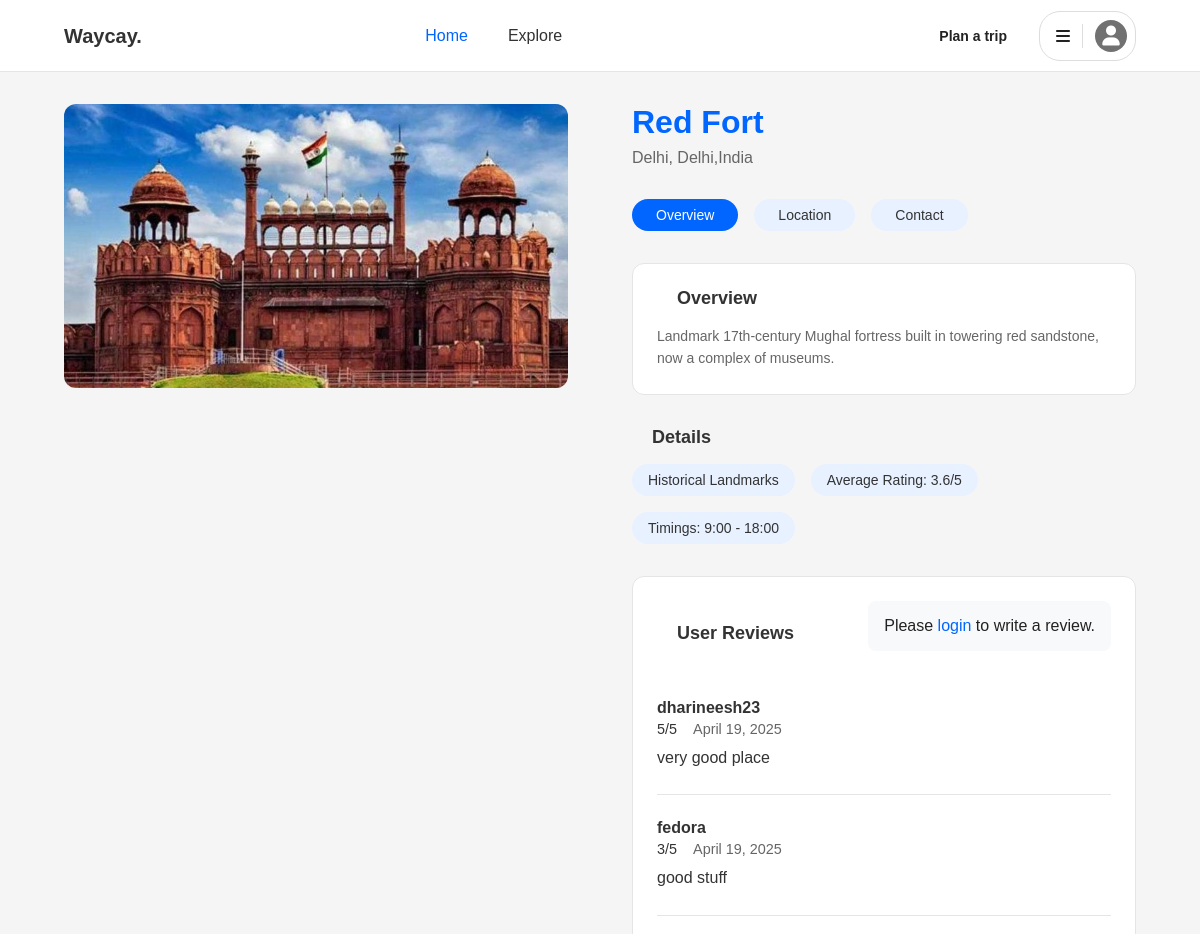
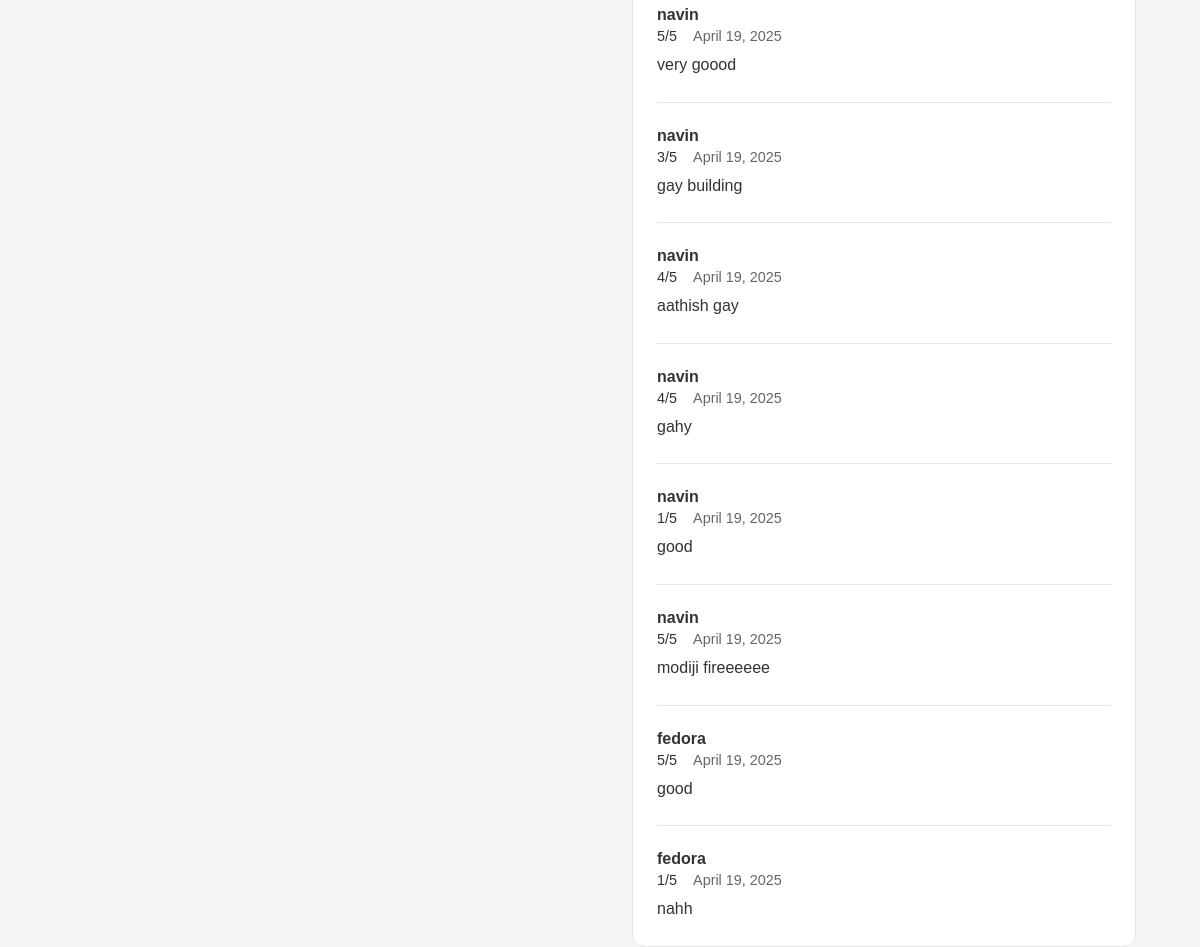
The page /hotspot/31/ on the database as committed earlier (2 pictures, top to bottom).
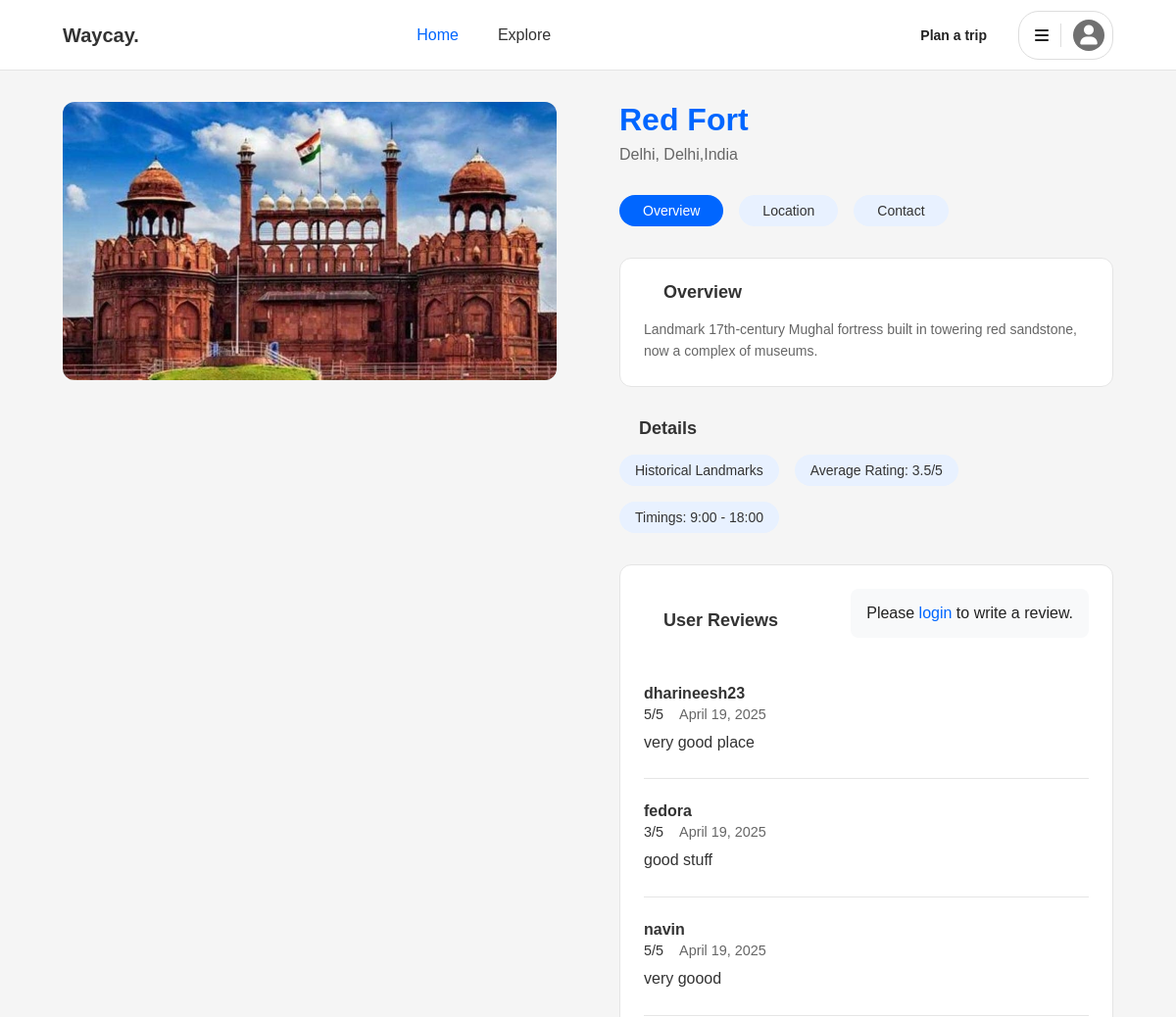
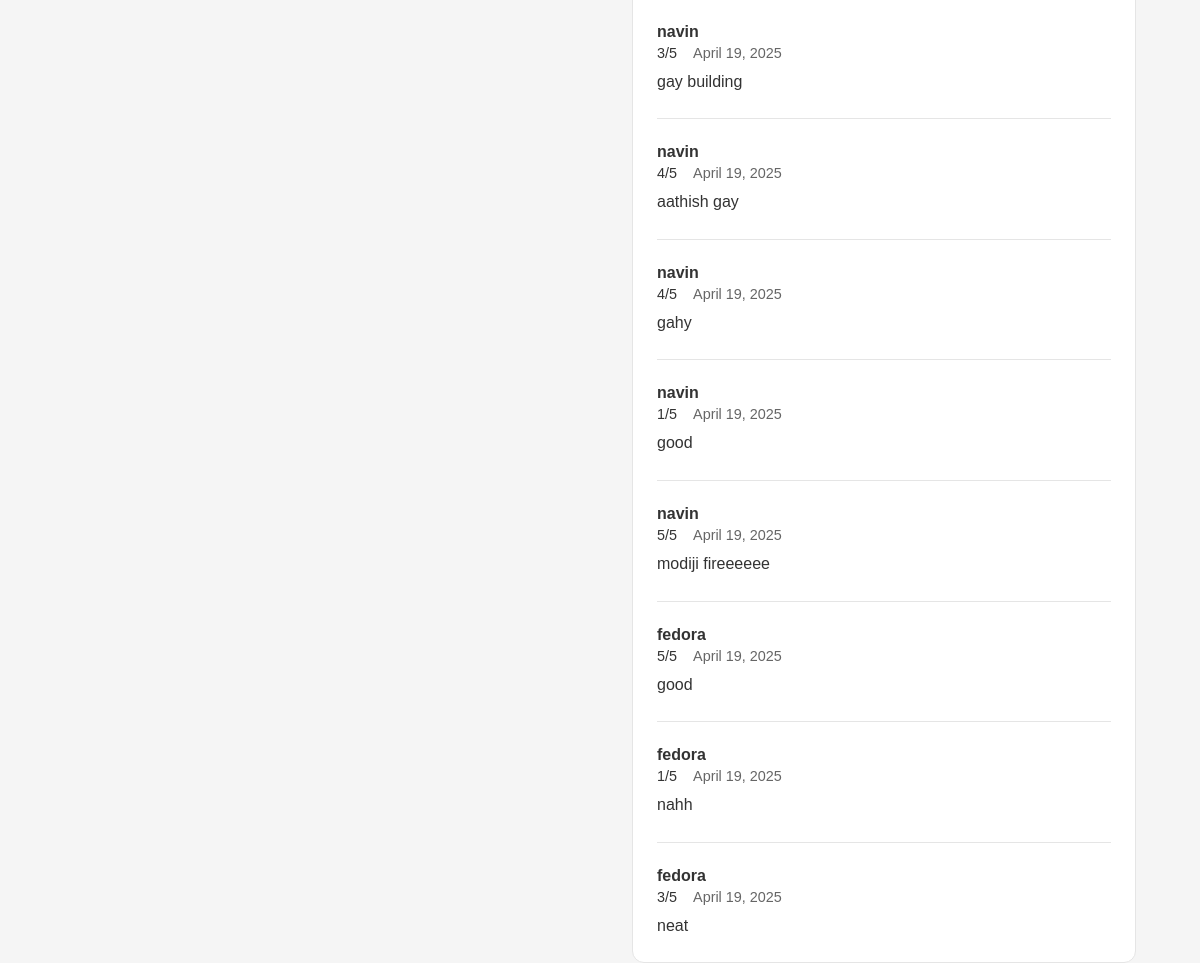
The same page on the database as committed later (2 pictures, top to bottom).
### core/models.py (models this page shows, shortened)
class Review(models.Model):
    review_id = models.AutoField(primary_key=True)
    user = models.ForeignKey(User, on_delete=models.CASCADE)
    hotspot = models.ForeignKey(Hotspots, on_delete=models.SET_NULL, blank=True, null=True)
    destination = models.ForeignKey(Destination, on_delete=models.SET_NULL, blank=True, null=True)
    restaurant = models.ForeignKey(Restaurant, on_delete=models.SET_NULL, blank=True, null=True)
    rating = models.IntegerField(blank=True, null=True)
    comments = models.CharField(max_length=400, blank=True, null=True)
    date = models.DateField()
    class Meta:
        constraints = [
            models.CheckConstraint(check=models.Q(rating__gte=1) & models.Q(rating__lte=5), name='check_review_rating'),
        ]

class User(AbstractUser):
    user_id = models.AutoField(primary_key=True)
    username = models.CharField(max_length=40, unique=True)  # user_name in SQL
    email = models.EmailField(max_length=40, unique=True)
    phone = models.CharField(max_length=20)
    travel_type = models.CharField(max_length=40, blank=True, null=True)
    preferred_region = models.CharField(max_length=400, blank=True, null=True)
    acc_creation = models.DateField(default=timezone.now)
    password = models.CharField(max_length=300)  # pwd in SQL

### core/views.py (the view)
# urls.py: path('hotspot/<int:hotspot_id>/', views.hotspot_detail, name='hotspot_detail'),
def hotspot_detail(request, hotspot_id):
    print(f"Hotspot ID: {hotspot_id}")  # Debug print
    hotspot = Hotspots.objects.get(pk=hotspot_id)
    nearby_restaurants = Restaurant.objects.filter(res_location__icontains=hotspot.destination.location)
    reviews = Review.objects.filter(hotspot=hotspot).order_by('-date')
    avg_rating = reviews.aggregate(Avg('rating'))['rating__avg']
    if avg_rating is not None:
        avg_rating = round(avg_rating, 1)
    context = {
        'hotspot': hotspot,
        'restaurants': nearby_restaurants,
        'reviews': reviews,
        'avg_rating': avg_rating,
    }
    return render(request, 'description.html', context)

### core/templates/description.html (shortened to what this page needs)
{% extends 'base.html' %}
{% load static %}
{% block extra_css %}
<link rel="stylesheet" href="{% static 'core/css/style.css' %}">
{% endblock %}
{% block content %}
<header class="header">
    <a href="{% url 'index' %}" class="brand-name">Waycay.</a>
    <nav class="nav-menu">
        <a href="{% url 'index' %}" class="active">Home</a>
        <a href="{% url 'explore' %}">Explore</a>
    </nav>
    <div class="user-actions">
        <a href="{% url 'my_trips' %}" class="plan-trip">Plan a trip</a>
        <div class="user-menu">
            <i class="fas fa-bars"></i>
            <i class="fas fa-user"></i>
        </div>
    </div>
</header>
<main class="main-content">
    <div class="left-section">
        {% if hotspot.imageUrl %}
            <img src="{% static 'core/images/'|add:hotspot.imageUrl %}" alt="{{ hotspot.locationName }}" class="main-image">
        {% else %}
            <div class="main-image placeholder-image">
                <i class="fas fa-map-marker-alt"></i>
            </div>
        {% endif %}
    </div>
    <div class="right-section">
        <h1 class="title">{{ hotspot.locationName }}</h1>
        <div class="location">{{ hotspot.destination.name }}, {{ hotspot.destination.location }}</div>
        <div class="tabs">
            <a href="#overview" class="tab active">Overview</a>
            <a href="#location" class="tab">Location</a>
            <a href="#contact" class="tab">Contact</a>
        </div>
        <section class="overview-section">
            <h2 class="section-title">Overview</h2>
            <p class="overview-text">
                {{ hotspot.description }}
            </p>
        </section>
        <h2 class="section-title">Details</h2>
        <div class="details-tags">
            <span class="tag">{{ hotspot.category }}</span>
            <span class="tag">Average Rating: {{ avg_rating|default:"No ratings yet" }}/5</span>
            <span class="tag">Timings: {{ hotspot.timings }}</span>
        </div>
        <section class="reviews-section">
            <div class="reviews-header">
                <h2 class="section-title">User Reviews</h2>
                {% if user.is_authenticated %}
                <button class="write-review-btn" onclick="toggleReviewForm()">
                    <i class="fas fa-pen"></i>
                </button>
                {% else %}
                <div class="login-prompt">
                    <p>Please <a href="{% url 'login' %}">login</a> to write a review.</p>
                </div>
                {% endif %}
            </div>
            {% if reviews %}
                {% for review in reviews %}
                    <div class="review-item">
                        <div class="review-header">
                            <span class="review-user">{{ review.user.username }}</span>
                            <div class="review-meta">
                                <span class="review-rating">{{ review.rating }}/5</span>
                                <span class="review-date">{{ review.date }}</span>
                            </div>
                        </div>
                        <p class="review-comment">{{ review.comments }}</p>
                    </div>
                {% endfor %}
            {% else %}
                <p class="no-reviews">No reviews yet. Be the first to review!</p>
            {% endif %}
        </section>
    </div>
</main>
{% endblock %}

Rows that differ between the two databases and show on the page:
added Review: user.username "fedora", rating "3", date "April 19, 2025", comments "neat"
Other text that changed with them:
{{ avg_rating|default:"No ratings yet" }}: "3.6" → "3.5"
